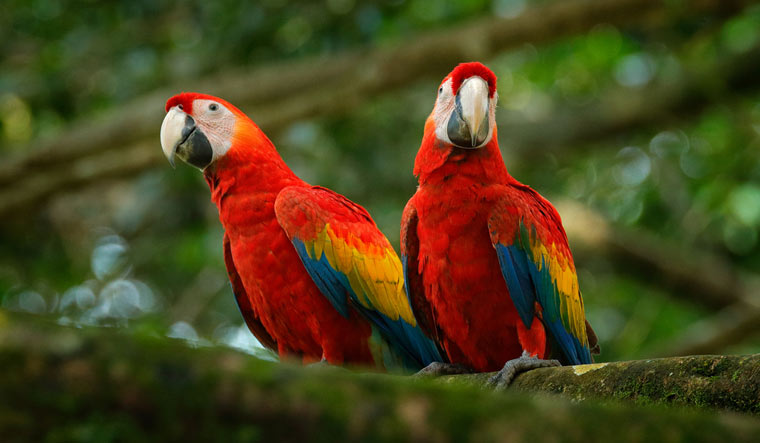
#> input picture Data/bird.jpg, 760 x 443 px, found by its file name
$ jupyter execute ColorShapes.ipynb
#> lines starting #> are read from the running program, lines starting #| are printed output that depends on the picture
[cell 1]
import os
import cv2

[cell 2]
img = cv2.imread(os.path.join('D:\ML\Data','bird.jpg'))
#> img is the input picture: shape (443, 760, 3); mean B, G, R 28.9, 66.7, 75.4

[cell 3]
img_rgb = cv2.cvtColor(img, cv2.COLOR_BGR2RGB)
img_gray = cv2.cvtColor(img, cv2.COLOR_BGR2GRAY)
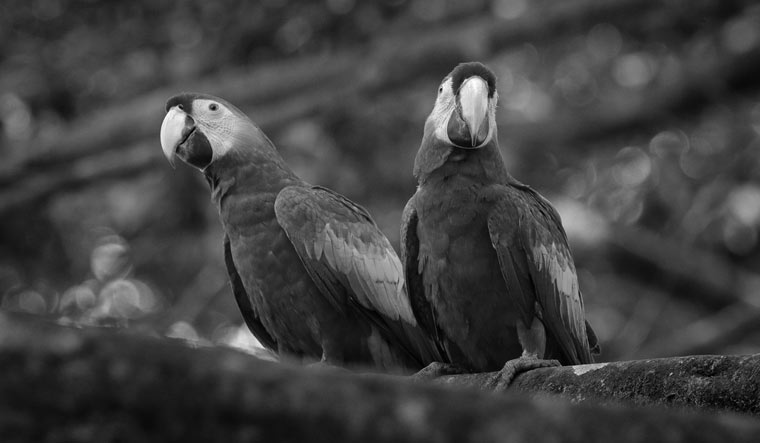
#> img_gray: shape (443, 760); min 0, max 254, mean 65
img_hsv = cv2.cvtColor(img, cv2.COLOR_BGR2HSV)
#> img_hsv: shape (443, 760, 3); mean H, S, V 34.8, 176, 87.2
